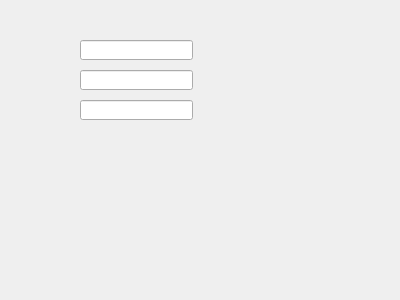
<?xml version="1.0" encoding="UTF-8"?>
<ui version="4.0">
 <class>TemplatePrinter</class>
 <widget class="QDialog" name="TemplatePrinter">
  <property name="geometry">
   <rect>
    <x>0</x>
    <y>0</y>
    <width>400</width>
    <height>300</height>
   </rect>
  </property>
  <property name="windowTitle">
   <string>Dialog</string>
  </property>
  <widget class="QLineEdit" name="lineEdit">
   <property name="geometry">
    <rect>
     <x>80</x>
     <y>40</y>
     <width>113</width>
     <height>20</height>
    </rect>
   </property>
  </widget>
  <widget class="QLineEdit" name="lineEdit_2">
   <property name="geometry">
    <rect>
     <x>80</x>
     <y>70</y>
     <width>113</width>
     <height>20</height>
    </rect>
   </property>
  </widget>
  <widget class="QLineEdit" name="lineEdit_3">
   <property name="geometry">
    <rect>
     <x>80</x>
     <y>100</y>
     <width>113</width>
     <height>20</height>
    </rect>
   </property>
  </widget>
 </widget>
 <resources/>
 <connections/>
</ui>
